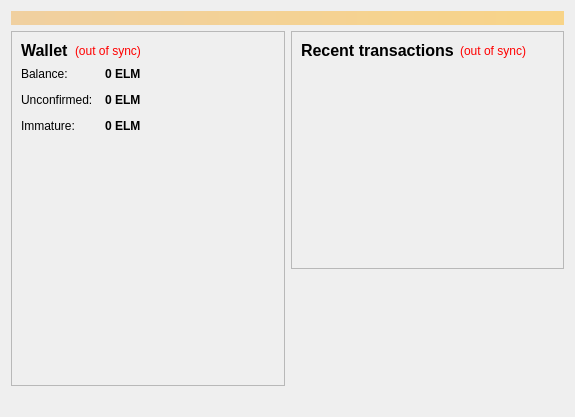
<?xml version="1.0" encoding="UTF-8"?>
<ui version="4.0">
 <class>OverviewPage</class>
 <widget class="QWidget" name="OverviewPage">
  <property name="geometry">
   <rect>
    <x>0</x>
    <y>0</y>
    <width>575</width>
    <height>417</height>
   </rect>
  </property>
  <property name="windowTitle">
   <string>Form</string>
  </property>
  <layout class="QVBoxLayout" name="topLayout">
   <item>
    <widget class="QLabel" name="labelAlerts">
     <property name="visible">
      <bool>false</bool>
     </property>
     <property name="styleSheet">
      <string notr="true">background-color: qlineargradient(x1: 0, y1: 0, x2: 1, y2: 0, stop:0 #F0D0A0, stop:1 #F8D488); color:#000000;</string>
     </property>
     <property name="wordWrap">
      <bool>true</bool>
     </property>
     <property name="margin">
      <number>3</number>
     </property>
    </widget>
   </item>
   <item>
    <layout class="QHBoxLayout" name="horizontalLayout" stretch="1,1">
     <item>
      <layout class="QVBoxLayout" name="verticalLayout_2">
       <item>
        <widget class="QFrame" name="frame">
         <property name="frameShape">
          <enum>QFrame::StyledPanel</enum>
         </property>
         <property name="frameShadow">
          <enum>QFrame::Raised</enum>
         </property>
         <layout class="QVBoxLayout" name="verticalLayout_4">
          <item>
           <layout class="QHBoxLayout" name="horizontalLayout_4">
            <item>
             <widget class="QLabel" name="label_5">
              <property name="font">
               <font>
                <weight>75</weight>
                <bold>true</bold>
               </font>
              </property>
              <property name="text">
               <string>&lt;html&gt;&lt;head/&gt;&lt;body&gt;&lt;p&gt;&lt;span style=&quot; font-size:16px; font-weight:600; color:#000000;&quot;&gt;Wallet&lt;/span&gt;&lt;/p&gt;&lt;/body&gt;&lt;/html&gt;</string>
              </property>
             </widget>
            </item>
            <item>
             <widget class="QLabel" name="labelWalletStatus">
              <property name="toolTip">
               <string>The displayed information may be out of date. Your wallet automatically synchronizes with the Elements network after a connection is established, but this process has not completed yet.</string>
              </property>
              <property name="styleSheet">
               <string notr="true">QLabel { color: red; }</string>
              </property>
              <property name="text">
               <string notr="true">(out of sync)</string>
              </property>
              <property name="alignment">
               <set>Qt::AlignLeading|Qt::AlignLeft|Qt::AlignVCenter</set>
              </property>
             </widget>
            </item>
            <item>
             <spacer name="horizontalSpacer_2">
              <property name="orientation">
               <enum>Qt::Horizontal</enum>
              </property>
              <property name="sizeHint" stdset="0">
               <size>
                <width>40</width>
                <height>20</height>
               </size>
              </property>
             </spacer>
            </item>
           </layout>
          </item>
          <item>
           <layout class="QFormLayout" name="formLayout_2">
            <property name="fieldGrowthPolicy">
             <enum>QFormLayout::AllNonFixedFieldsGrow</enum>
            </property>
            <property name="horizontalSpacing">
             <number>12</number>
            </property>
            <property name="verticalSpacing">
             <number>12</number>
            </property>
            <item row="0" column="0">
             <widget class="QLabel" name="label">
              <property name="text">
               <string>Balance:</string>
              </property>
             </widget>
            </item>
            <item row="0" column="1">
             <widget class="QLabel" name="labelBalance">
              <property name="font">
               <font>
                <weight>75</weight>
                <bold>true</bold>
               </font>
              </property>
              <property name="cursor">
               <cursorShape>IBeamCursor</cursorShape>
              </property>
              <property name="toolTip">
               <string>Your current balance</string>
              </property>
              <property name="text">
               <string notr="true">0 ELM</string>
              </property>
              <property name="textInteractionFlags">
               <set>Qt::LinksAccessibleByMouse|Qt::TextSelectableByKeyboard|Qt::TextSelectableByMouse</set>
              </property>
             </widget>
            </item>
            <item row="1" column="0">
             <widget class="QLabel" name="label_3">
              <property name="text">
               <string>Unconfirmed:</string>
              </property>
             </widget>
            </item>
            <item row="1" column="1">
             <widget class="QLabel" name="labelUnconfirmed">
              <property name="font">
               <font>
                <weight>75</weight>
                <bold>true</bold>
               </font>
              </property>
              <property name="cursor">
               <cursorShape>IBeamCursor</cursorShape>
              </property>
              <property name="toolTip">
               <string>Total of transactions that have yet to be confirmed, and do not yet count toward the current balance</string>
              </property>
              <property name="text">
               <string notr="true">0 ELM</string>
              </property>
              <property name="textInteractionFlags">
               <set>Qt::LinksAccessibleByMouse|Qt::TextSelectableByKeyboard|Qt::TextSelectableByMouse</set>
              </property>
             </widget>
            </item>
            <item row="2" column="0">
             <widget class="QLabel" name="labelImmatureText">
              <property name="text">
               <string>Immature:</string>
              </property>
             </widget>
            </item>
            <item row="2" column="1">
             <widget class="QLabel" name="labelImmature">
              <property name="font">
               <font>
                <weight>75</weight>
                <bold>true</bold>
               </font>
              </property>
              <property name="toolTip">
               <string>Mined balance that has not yet matured</string>
              </property>
              <property name="text">
               <string notr="true">0 ELM</string>
              </property>
              <property name="textInteractionFlags">
               <set>Qt::LinksAccessibleByMouse|Qt::TextSelectableByKeyboard|Qt::TextSelectableByMouse</set>
              </property>
             </widget>
            </item>
           </layout>
          </item>
          <item>
           <spacer name="verticalSpacer">
            <property name="orientation">
             <enum>Qt::Vertical</enum>
            </property>
            <property name="sizeHint" stdset="0">
             <size>
              <width>20</width>
              <height>40</height>
             </size>
            </property>
           </spacer>
          </item>
         </layout>
        </widget>
       </item>
       <item>
        <widget class="QLabel" name="label_2">
         
        </widget>
       </item>
      </layout>
     </item>
     <item>
      <layout class="QVBoxLayout" name="verticalLayout_3">
       <item>
        <widget class="QFrame" name="frame_2">
         <property name="frameShape">
          <enum>QFrame::StyledPanel</enum>
         </property>
         <property name="frameShadow">
          <enum>QFrame::Raised</enum>
         </property>
         <layout class="QVBoxLayout" name="verticalLayout">
          <item>
           <layout class="QHBoxLayout" name="horizontalLayout_2">
            <item>
             <widget class="QLabel" name="label_4">
              <property name="text">
               <string>&lt;html&gt;&lt;head/&gt;&lt;body&gt;&lt;p&gt;&lt;span style=&quot; font-size:16px; font-weight:600; color:#000000;&quot;&gt;Recent transactions&lt;/span&gt;&lt;/p&gt;&lt;/body&gt;&lt;/html&gt;</string>
              </property>
             </widget>
            </item>
            <item>
             <widget class="QLabel" name="labelTransactionsStatus">
              <property name="toolTip">
               <string>The displayed information may be out of date. Your wallet automatically synchronizes with the Elements network after a connection is established, but this process has not completed yet.</string>
              </property>
              <property name="styleSheet">
               <string notr="true">QLabel { color: red; }</string>
              </property>
              <property name="text">
               <string notr="true">(out of sync)</string>
              </property>
              <property name="alignment">
               <set>Qt::AlignRight|Qt::AlignTrailing|Qt::AlignVCenter</set>
              </property>
             </widget>
            </item>
            <item>
             <spacer name="horizontalSpacer">
              <property name="orientation">
               <enum>Qt::Horizontal</enum>
              </property>
              <property name="sizeHint" stdset="0">
               <size>
                <width>40</width>
                <height>20</height>
               </size>
              </property>
             </spacer>
            </item>
           </layout>
          </item>
          <item>
           <widget class="QListView" name="listTransactions">
            <property name="styleSheet">
             <string notr="true">QListView { background: transparent; }</string>
            </property>
            <property name="frameShape">
             <enum>QFrame::NoFrame</enum>
            </property>
            <property name="verticalScrollBarPolicy">
             <enum>Qt::ScrollBarAlwaysOff</enum>
            </property>
            <property name="horizontalScrollBarPolicy">
             <enum>Qt::ScrollBarAlwaysOff</enum>
            </property>
            <property name="selectionMode">
             <enum>QAbstractItemView::NoSelection</enum>
            </property>
           </widget>
          </item>
         </layout>
        </widget>
       </item>
       <item>
        <spacer name="verticalSpacer_2">
         <property name="orientation">
          <enum>Qt::Vertical</enum>
         </property>
         <property name="sizeHint" stdset="0">
          <size>
           <width>20</width>
           <height>40</height>
          </size>
         </property>
        </spacer>
       </item>
      </layout>
     </item>
    </layout>
   </item>
  </layout>
 </widget>
 <resources/>
 <connections/>
</ui>
